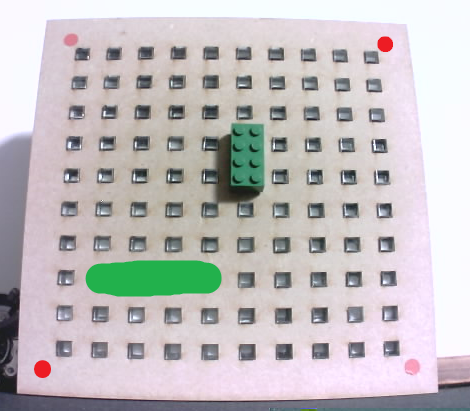
#> input picture ImageProcessing/imageVGA_withBoat_edited2.png, 470 x 411 px
$ python ImageProcessing.py
#> lines starting #> are read from the running program, lines starting #| are printed output that depends on the picture; after the words box and inside, x2 and y2 are one past the last pixel; in counts of white or black regions, pixels touching at a corner belong together
import cv2
import numpy as np

imageName = "imageVGA_withBoat_edited2.png" #works
# imageName = "imageVGA_withBoat_edited.png" #works
# imageName = "espBlue.png"
image = cv2.imread(imageName)
#> image is the input picture: shape (411, 470, 3); mean B, G, R 192, 190.6, 194.6

##need to make code more robust and check for conditions.

##show OG pic
cv2.imshow("Board State", image)
cv2.waitKey(2000)  #shows image briefly

####################### DETECT GRID AREA AND CREATE GRID #######################

# Convert to HSV
hsv = cv2.cvtColor(image, cv2.COLOR_BGR2HSV)
#> hsv: shape (411, 470, 3); mean H, S, V 100.1, 24.2, 201.2

# Detect corners of board (red, may change)
# this defines the range for red we are searching for
#test pics in GT to see how the lighting affects the performance.
lower_red_1 = np.array([0, 80, 80])
upper_red_1 = np.array([15, 255, 255])
lower_red_2 = np.array([150, 80, 80])
upper_red_2 = np.array([180, 255, 255])

#red has 2 colour ranges so we create a mask for both
# mask sets all red pixels to white and all other pixels to black (0)
mask1 = cv2.inRange(hsv, lower_red_1, upper_red_1)
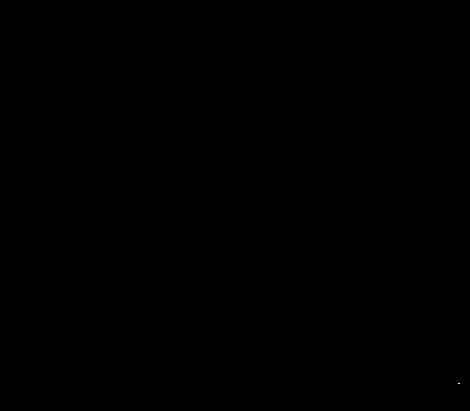
#> mask1: shape (411, 470); 0% white in thin lines or dots, all inside (x1, y1, x2, y2) = (458, 383, 460, 384)
mask2 = cv2.inRange(hsv, lower_red_2, upper_red_2)
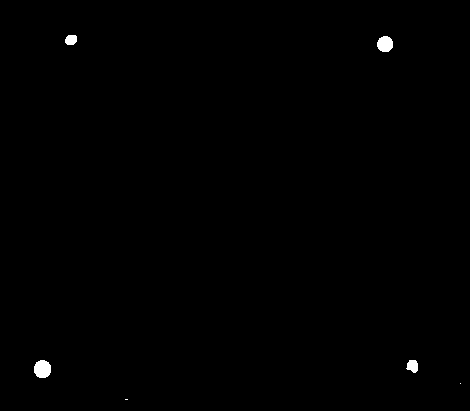
#> mask2: shape (411, 470); 0.35% white; 6 white regions (2 under 20 px), largest, box (x1, y1, x2, y2) and area: (34, 360, 51, 378) 250, (377, 36, 393, 52) 206, (406, 360, 418, 373) 117, (65, 35, 77, 45) 103
mask = cv2.bitwise_or(mask1, mask2) #OR combines masks
#> mask: shape (411, 470); 0.35% white; 6 white regions (2 under 20 px)
contours, _ = cv2.findContours(mask, cv2.RETR_EXTERNAL, cv2.CHAIN_APPROX_SIMPLE) #finds boundaries of regions in mask
#> contours = 6 contours, 2 with area under 20; largest, box (x1, y1, x2, y2) and area: (34, 360, 51, 378) 224, (377, 36, 393, 52) 183, (406, 360, 418, 373) 98, (65, 35, 77, 45) 86

#purely visual:
cv2.imshow("Board State", mask)
cv2.waitKey(2000)  #shows image briefly

#get central coordinates of red regions, these will be used as corners of the grid.
coordinates = []
for contour in contours:
    if cv2.contourArea(contour) > 10:  # Ignore small red areas (adjust according to more testing)
        M = cv2.moments(contour)
        if M["m00"] != 0:
            cx = int(M["m10"] / M["m00"])
            cy = int(M["m01"] / M["m00"])
            coordinates.append((cx, cy))
#> this loop made 6 passes
#> (cx, cy) on passes 3 to 6: (412, 365), (42, 368), (384, 43), (70, 39)
#> contour on passes 1 to 2: [[125, 399], [127, 399]], [[458, 383], [460, 383]]
#> after the loop, coordinates = [(412, 365), (42, 368), (384, 43), (70, 39)]

# Sort the corners (Top-left, Top-right, Bottom-right, Bottom-left)
coordinates = sorted(coordinates, key=lambda p: (p[1], p[0]))  # Sort by Y, then X
#> coordinates = [(70, 39), (384, 43), (412, 365), (42, 368)]
if len(coordinates) != 4:
    raise ValueError("Could not detect 4 red corner points!")

#now we have 4 sorted points that can be used as the corners of the grid.

#define the ideal grid corner positions
width, height = 500, 500  #defines fixed board size. (not sure if this is ideal but let's see)
ideal_corners = np.float32([[0, 0], [width, 0], [width, height], [0, height]]) #standard corner pos
actual_corners = np.float32(coordinates)
#> actual_corners = [[70, 39], [384, 43], [412, 365], [42, 368]]

#Map the actual corners on to the ideal corners (perspective transformation matrix)
matrix = cv2.getPerspectiveTransform(actual_corners, ideal_corners)
#> matrix = [[1.58, 0.135, -116.2], [-0.0232, 1.82, -69.42], [-7.15e-05, 0.000552, 1]]
warped = cv2.warpPerspective(image, matrix, (width, height))
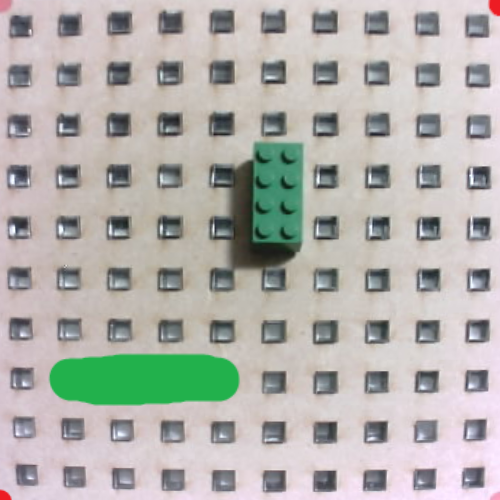
#> warped: shape (500, 500, 3); mean B, G, R 172.3, 177.1, 177.9

#calc size of grid cell
cell_size = width // 10

#create 2D grid array with actual coordinates of the grid (used later to map where the boats are)
grid = [[(col * cell_size, row * cell_size) for col in range(10)] for row in range(10)]

cv2.imshow("Board State", warped) #purely visualisation
cv2.waitKey(2000)  #shows image briefly

####################### DETECT GRID AREA AND CREATE GRID #######################

#convert warped image to HSV for green boat detection
warped_hsv = cv2.cvtColor(warped, cv2.COLOR_BGR2HSV)
#> warped_hsv: shape (500, 500, 3); mean H, S, V 71, 27.3, 185.6

#define the range for green boats (this may need to be changed depending on testing and we may change boat colour)
lower_green = np.array([30, 80, 80])
upper_green = np.array([90, 255, 255])

# Create mask for green color
green_mask = cv2.inRange(warped_hsv, lower_green, upper_green)
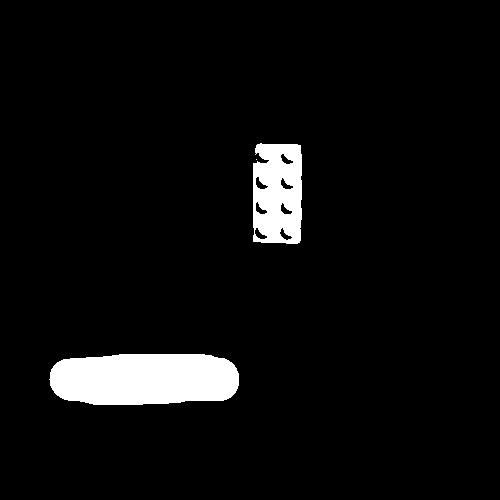
#> green_mask: shape (500, 500); 5.1% white; 3 white regions (1 under 20 px)

# Find contours of green boats
boat_contours, _ = cv2.findContours(green_mask, cv2.RETR_EXTERNAL, cv2.CHAIN_APPROX_SIMPLE)
#> boat_contours = 3 contours, 1 with area under 20; largest, box (x1, y1, x2, y2) and area: (49, 354, 239, 405) 8334, (253, 143, 302, 244) 4530

if not boat_contours:
    print("No green boats detected!")

#purely visual:
cv2.imshow("Board State", green_mask)
cv2.waitKey(2000)  #shows image briefly

#now we have a mask that has 'highlighted' the green boats we need to determine the position and what grid it falls into

for contour in boat_contours: #loop through all green objects 'boats' found
    #get bouding box of contour (area boat covers) and calc centre
    x, y, w, h = cv2.boundingRect(contour)
    boat_center_x = x + w // 2
    boat_center_y = y + h // 2

    #store occupied grid cells
    occupied_cells = set()

    #define a threshold (will need to be adjusted with testing)
    threshold = 0.5
    cell_area = cell_size * cell_size

    #check which grid cells the boat occupies with majority overlap and
    for row in range(10):
        for col in range(10):
            cell_x, cell_y = grid[row][col]

            #define the grid cell's boundaries (top-left and bottom-right corners)
            cell_bottom_right_x = cell_x + cell_size
            cell_bottom_right_y = cell_y + cell_size

            #calculate the overlap between the grid cell and the boat's bounding box
            overlap_x1 = max(x, cell_x)
            overlap_y1 = max(y, cell_y)
            overlap_x2 = min(x + w, cell_bottom_right_x)
            overlap_y2 = min(y + h, cell_bottom_right_y)

            #check if there's any overlap at all
            if overlap_x2 > overlap_x1 and overlap_y2 > overlap_y1:
                overlap_area = (overlap_x2 - overlap_x1) * (overlap_y2 - overlap_y1)
                #if the overlap area is greater than the threshold, consider the grid cell occupied and add it to occupied cells
                if overlap_area > threshold * cell_area:
                    occupied_cells.add((row, col))

    #if the boat is not on any grid cell it means its outside the range of the board so discard
    if not occupied_cells:
        print(f"No grid cells occupied for boat at ({boat_center_x}, {boat_center_y}), boat out of board range")
        continue

    #get boat size and orientation
    boat_size = len(occupied_cells)
    min_row = min(cell[0] for cell in occupied_cells)
    max_row = max(cell[0] for cell in occupied_cells)
    min_col = min(cell[1] for cell in occupied_cells)
    max_col = max(cell[1] for cell in occupied_cells)

    boat_width = max_col - min_col + 1
    boat_height = max_row - min_row + 1

    if boat_width > boat_height:
        orientation = "Horizontal"
    elif boat_height > boat_width:
        orientation = "Vertical"
    else:
        orientation = "Unknown"

    #print info, will later be sent to game logic. (THIS IS THE OUTPUT WE NEED)
    print(f"Boat at grid cells: {occupied_cells}")
    print(f"Boat size: {boat_size} grid cells")
    print(f"Boat orientation: {orientation}")

    #the code below is purely for visualisation and will not be functional in the final design
    cv2.rectangle(warped, (x, y), (x + w, y + h), (255, 0, 0), 2)
    cv2.putText(warped, f"{boat_size} cells", (x, y - 10), cv2.FONT_HERSHEY_SIMPLEX, 0.8, (0, 255, 255), 2)
    cv2.putText(warped, orientation, (x, y - 30), cv2.FONT_HERSHEY_SIMPLEX, 0.8, (0, 255, 255), 2)
#> this loop made 3 passes
#> (x, y, w, h, boat_center_x, boat_center_y, boat_size, min_row) on passes 1, 3: (49, 354, 190, 51, 144, 379, 4, 7), (253, 143, 49, 101, 277, 193, 2, 3)
#> (x, y, w, h, boat_center_x, boat_center_y) on pass 2: (256, 159, 1, 1, 256, 159)
#| Boat at grid cells: {(7, 4), (7, 1), (7, 2), (7, 3)}
#| Boat size: 4 grid cells
#| Boat orientation: Horizontal
#| No grid cells occupied for boat at (256, 159), boat out of board range
#| Boat at grid cells: {(4, 5), (3, 5)}
#| Boat size: 2 grid cells
#| Boat orientation: Vertical
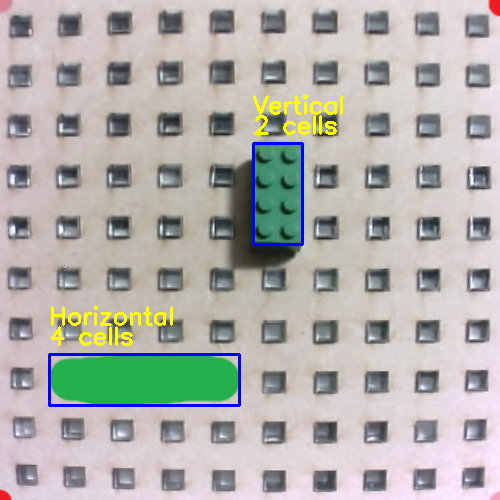
#> warped: shape (500, 500, 3); 1.98% of pixels changed, all inside (x1, y1, x2, y2) = (48, 94, 343, 407)


####################### DISPLAY IMAGE ANG GRID INFO #######################
####################### ALL CODE BELOW IS PURELY FOR VISUALISATION AND IS NOT NEEDED #######################

#draw grid lines
for row in range(11):
    cv2.line(warped, (0, row * cell_size), (width, row * cell_size), (0, 255, 0), 1)
    cv2.line(warped, (row * cell_size, 0), (row * cell_size, height), (0, 255, 0), 1)
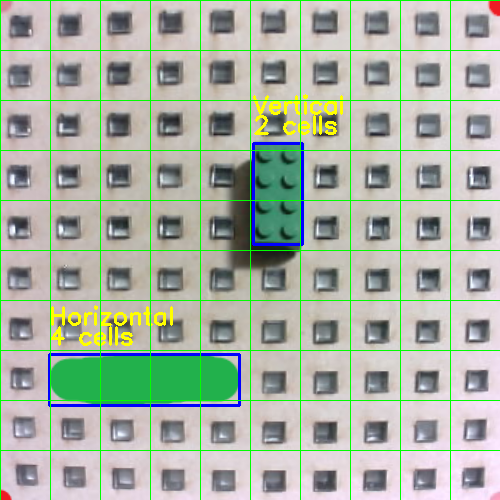
#> warped: shape (500, 500, 3); 3.96% of pixels changed, all inside (x1, y1, x2, y2) = (0, 0, 500, 500)

#number the grid cells at centre of cell
for row in range(10):
    for col in range(10):
        cell_x = col * cell_size + cell_size // 2
        cell_y = row * cell_size + cell_size // 2
        cv2.putText(warped, f"{row},{col}", (cell_x - 10, cell_y + 5),
                    cv2.FONT_HERSHEY_SIMPLEX, 0.4, (0, 0, 255), 1, cv2.LINE_AA)
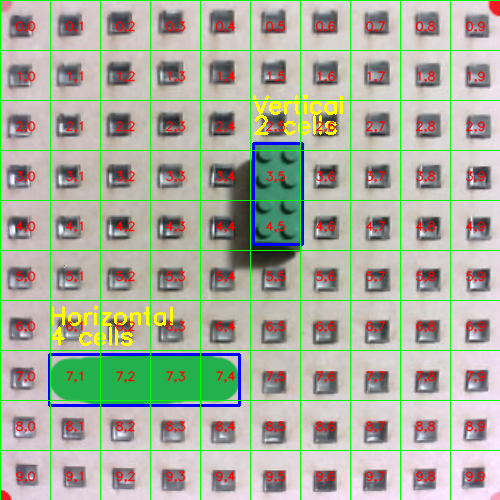
#> warped: shape (500, 500, 3); 5.47% of pixels changed, all inside (x1, y1, x2, y2) = (15, 20, 486, 483)

resized_image = cv2.resize(warped, (0, 0), fx=1, fy=1)

# cv2.imshow('Board State', resized_image)
# cv2.waitKey(0) #change to close script immediately but keep image open
# cv2.destroyAllWindows()

#code to save image below
cv2.imwrite("GameStateOutput.png", resized_image)
cv2.imshow("Board State", resized_image)
cv2.waitKey(3000)  #shows image briefly before termination, image can be opened after (GameStateOutput.png)
